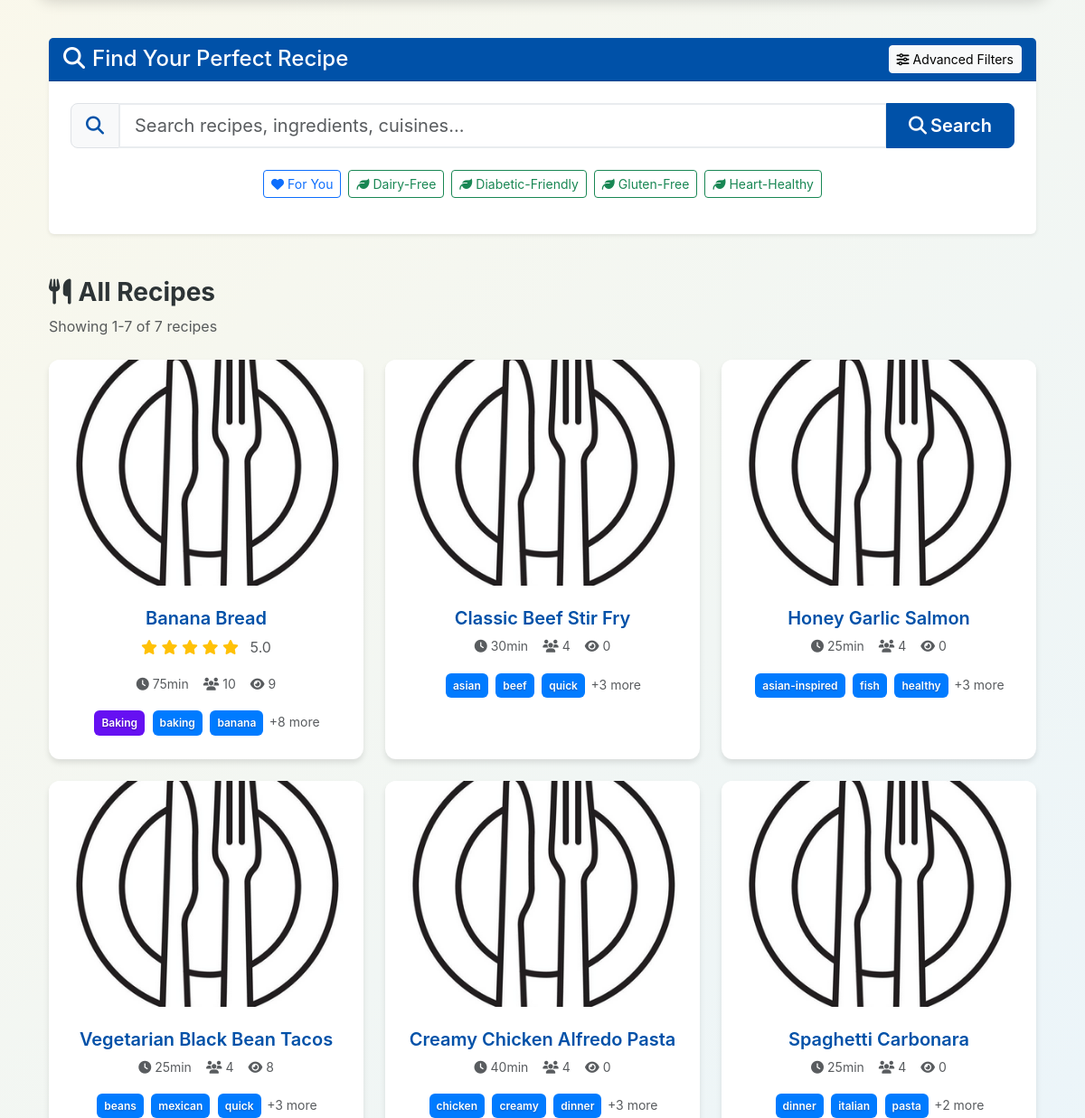
The app's page / (middle part), older data.
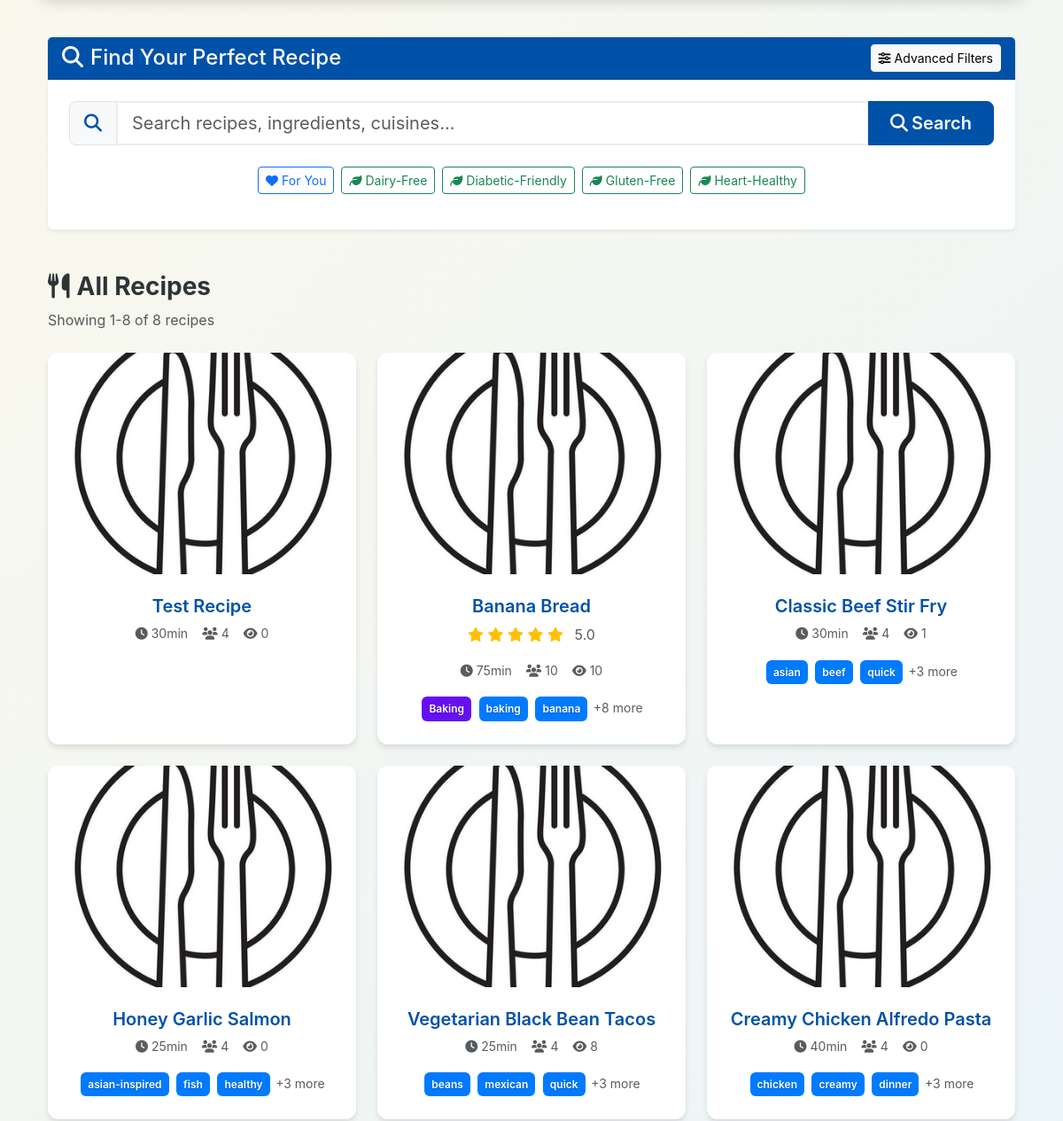
The same page, newer data.
### recipes/models.py (models this page shows, shortened)
class Tag(models.Model):
    TAG_TYPES = [
        ('cuisine', 'Cuisine'),
        ('dietary', 'Dietary'),
        ('meal_type', 'Meal Type'),
        ('cooking_method', 'Cooking Method'),
        ('difficulty', 'Difficulty'),
    ]
    name = models.CharField(max_length=100, unique=True)
    tag_type = models.CharField(max_length=50, choices=TAG_TYPES)
    color = models.CharField(max_length=7, default='#6c757d',
                             help_text='Hex color like #FF5733')
    class Meta:
        ordering = ['tag_type', 'name']

class Recipe(models.Model):
    user = models.ForeignKey(User, on_delete=models.CASCADE,
                             related_name='recipes')
    title = models.CharField(
        max_length=200,  # Reasonable recipe title length
        help_text='Recipe title (max 200 characters)'
    )
    slug = models.SlugField(max_length=255, unique=True, blank=True)
    description = models.TextField(
        max_length=1000,  # Prevent extremely long descriptions
        blank=True,
        help_text='Tell us about this recipe! (max 1000 characters)'
    )
    prep_time = models.PositiveIntegerField(
        help_text='Preparation time in minutes (max 1440 = 24 hours)',
        validators=[MinValueValidator(1), MaxValueValidator(1440)]
    )
    cook_time = models.PositiveIntegerField(
        help_text='Cooking time in minutes (max 1440 = 24 hours)',
        validators=[MinValueValidator(1), MaxValueValidator(1440)]
    )
    servings = models.PositiveIntegerField(
        default=4,
        help_text='Number of servings (max 100)',
        validators=[MinValueValidator(1), MaxValueValidator(100)]
    )
    image = CloudinaryField(
        'image',
        blank=True,
        null=True,
        folder='recipes/',
        help_text='Upload recipe image'
    )
    image_url = models.URLField(blank=True, help_text='Or paste image URL')
    tags = models.ManyToManyField(Tag, blank=True)
    view_count = models.PositiveIntegerField(default=0)
    created_at = models.DateTimeField(auto_now_add=True)
    updated_at = models.DateTimeField(auto_now=True)
    def get_absolute_url(self):
        return reverse('recipes:recipe_detail', kwargs={'slug': self.slug})
    def get_image_url(self):
        from django.templatetags.static import static
        return static('images/default_recipe.png')
    @property
    def total_time(self):
        return self.prep_time + self.cook_time
    @property
    def average_rating(self):
        ratings = self.ratings.all()
        if ratings:
            return sum(r.rating for r in ratings) / len(ratings)
        return 0
    class Meta:
        ordering = ['-created_at']

class Rating(models.Model):
    RATING_CHOICES = [
        (1, '1 Star'),
        (2, '2 Stars'),
        (3, '3 Stars'),
        (4, '4 Stars'),
        (5, '5 Stars'),
    ]
    recipe = models.ForeignKey(
        Recipe,
        on_delete=models.CASCADE,
        related_name='ratings'
    )
    user = models.ForeignKey(User, on_delete=models.CASCADE)
    rating = models.PositiveIntegerField(
        choices=RATING_CHOICES,
        validators=[MinValueValidator(1), MaxValueValidator(5)],
        help_text='Rating from 1 to 5 stars'
    )
    created_at = models.DateTimeField(auto_now_add=True)
    updated_at = models.DateTimeField(auto_now=True)
    class Meta:
        unique_together = ('recipe', 'user')
        ordering = ['-created_at']

### recipes/views.py (the view, shortened to what this page needs)
# urls.py: path('', views.recipe_list, name='recipe_list'),  # Homepage
def recipe_list(request):
    search_form = RecipeSearchForm(request.GET or None)
    recipes = Recipe.objects.all()
    if search_form.is_valid():
        form_data = search_form.cleaned_data
        if form_data.get('search'):
            search_query = form_data['search']
            recipes = recipes.filter(
                Q(title__icontains=search_query) |
                Q(description__icontains=search_query) |
                Q(tags__name__icontains=search_query) |
                Q(ingredients__ingredient__name__icontains=search_query)
            ).distinct()
        if form_data.get('tags'):
            recipes = recipes.filter(tags__in=form_data['tags']).distinct()
        if form_data.get('cuisine'):
            recipes = recipes.filter(tags__in=form_data['cuisine']).distinct()
        if form_data.get('dietary'):
            recipes = recipes.filter(tags__in=form_data['dietary']).distinct()
        if form_data.get('max_prep_time'):
            recipes = recipes.filter(prep_time__lte=form_data['max_prep_time'])
        if form_data.get('max_cook_time'):
            recipes = recipes.filter(cook_time__lte=form_data['max_cook_time'])
        if form_data.get('max_total_time'):
            recipes = recipes.filter(
                total_time__lte=form_data['max_total_time']
            )
        if form_data.get('min_servings'):
            recipes = recipes.filter(servings__gte=form_data['min_servings'])
        if form_data.get('max_servings'):
            recipes = recipes.filter(servings__lte=form_data['max_servings'])
        difficulty = form_data.get('difficulty')
        if difficulty == 'easy':
            recipes = recipes.filter(total_time__lt=30)
        elif difficulty == 'medium':
            recipes = recipes.filter(total_time__gte=30, total_time__lte=60)
        elif difficulty == 'hard':
            recipes = recipes.filter(total_time__gt=60)
        sort_by = form_data.get('sort_by', '-created_at')
        if sort_by == '-average_rating':
            from django.db.models import Avg
            recipes = recipes.annotate(
                avg_rating=Avg('ratings__rating')
            ).order_by('-avg_rating', '-created_at')
        else:
            recipes = recipes.order_by(sort_by)
    else:
        recipes = recipes.order_by('-created_at')
    if request.user.is_authenticated and request.GET.get('for_you') == '1':
        recommended_recipes = request.user.profile.get_recommended_recipes(
            limit=50)
        if recommended_recipes:
            recipes = recommended_recipes
    paginator = Paginator(recipes, 12)
    page_number = request.GET.get('page')
    page_obj = paginator.get_page(page_number)
    if request.user.is_authenticated:
        from .models import RecipeLike
        liked_recipe_ids = set(RecipeLike.objects.filter(
            user=request.user
        ).values_list('recipe_id', flat=True))
        for recipe in page_obj:
            recipe.is_liked = recipe.id in liked_recipe_ids
    else:
        for recipe in page_obj:
            recipe.is_liked = False
    all_tags = Tag.objects.all()
    dietary_tags = Tag.objects.filter(tag_type='dietary')
    cuisine_tags = Tag.objects.filter(
        recipe__isnull=False
    ).distinct()[:5]  # Get 5 tags that have recipes
    carousel_data = []
    for cuisine in cuisine_tags:
        cuisine_recipes = Recipe.objects.filter(tags=cuisine)[:6]
        if cuisine_recipes.exists():
            carousel_data.append({
                'cuisine': cuisine,
                'recipes': cuisine_recipes
            })
    context = {
        'page_obj': page_obj,
        'all_tags': all_tags,
        'dietary_tags': dietary_tags,
        'carousel_data': carousel_data,
        'search_form': search_form,
        'for_you': request.GET.get('for_you') == '1',
        'user_has_preferences': (
            request.user.is_authenticated and
            (request.user.profile.dietary_tags.exists() or
             request.user.profile.favorite_cuisines.exists())
        ),
    }
    return render(request, 'recipes/recipe_list.html', context)

### recipes/templates/recipes/recipe_list.html (shortened to what the changed rows need)
{% extends 'base.html' %}
{% block content %}
<div class="container mb-5">
    <div class="card shadow-sm border-0">
        <div class="card-body p-4">
            <form method="GET" action="{% url 'recipes:recipe_list' %}" id="mainSearchForm">
                <div class="row mb-3">
                    <div class="col-12">
                        <div class="d-flex flex-wrap gap-2 justify-content-center">
                            <a href="?for_you=1" class="btn btn-outline-primary btn-sm {% if for_you %}active{% endif %}">
                                <i class="fas fa-heart me-1"></i>For You
                            </a>
                            {% for tag in dietary_tags|slice:":4" %}
                                <a href="?tag={{ tag.name }}" class="btn btn-outline-success btn-sm">
                                    <i class="fas fa-leaf me-1"></i>{{ tag.name }}
                                </a>
                            {% endfor %}
                        </div>
                    </div>
                </div>
            </form>
        </div>
    </div>
</div>
<div class="container my-4">
    <div class="row mb-4">
        <div class="col">
            <h3 class="mb-2">
                {% if for_you %}
                    <i class="fas fa-heart text-danger me-2"></i>Recommended for You
                {% elif tag_filter %}
                    Recipes tagged with: <span class="tag" style="background-color: {{ tag_filter.color }};">{{ tag_filter.name }}</span>
                {% elif dietary_filter %}
                    Dietary preference: <span class="tag tag-dietary">{{ dietary_filter }}</span>
                {% elif request.GET.search %}
                    Search results for: <em>"{{ request.GET.search }}"</em>
                {% else %}
                    <i class="fas fa-utensils me-2"></i>All Recipes
                {% endif %}
            </h3>
            {% if page_obj %}
                <p class="text-muted mb-0">
                    Showing {{ page_obj.start_index }}-{{ page_obj.end_index }} of {{ page_obj.paginator.count }} recipe{{ page_obj.paginator.count|pluralize }}
                </p>
            {% endif %}
        </div>
    </div>
    <div class="row">
        {% for recipe in page_obj %}
            <div class="col-lg-4 col-md-6 mb-4">
                <a href="{{ recipe.get_absolute_url }}" class="text-decoration-none">
                    <div class="card h-100 recipe-card clickable-card">
                        <div class="position-relative">
                            {% if recipe.get_image_url %}
                                <img src="{{ recipe.get_image_url }}" class="card-img-top recipe-image" alt="{{ recipe.title }}" loading="lazy">
                            {% else %}
                                <div class="card-img-top recipe-image bg-light d-flex align-items-center justify-content-center">
                                    <i class="fas fa-utensils fa-3x text-muted"></i>
                                </div>
                            {% endif %}
                        </div>
                        <div class="card-body d-flex flex-column text-center">
                            <h5 class="card-title text-center mb-2">{{ recipe.title }}</h5>
                            {% if recipe.average_rating > 0 %}
                                <div class="text-center mb-3">
                                    <div class="text-warning">
                                        {% for i in "12345" %}
                                            {% if forloop.counter <= recipe.average_rating %}
                                                <i class="fas fa-star"></i>
                                            {% else %}
                                                <i class="far fa-star"></i>
                                            {% endif %}
                                        {% endfor %}
                                        <span class="ms-2 text-muted">{{ recipe.average_rating|floatformat:1 }}</span>
                                    </div>
                                </div>
                            {% endif %}
                            <div class="recipe-meta-line mb-3">
                                <div class="d-flex justify-content-center align-items-center gap-3 flex-wrap">
                                    <small class="text-muted">
                                        <i class="fas fa-clock me-1"></i>{{ recipe.total_time }}min
                                    </small>
                                    <small class="text-muted">
                                        <i class="fas fa-users me-1"></i>{{ recipe.servings }}
                                    </small>
                                    <small class="text-muted">
                                        <i class="fas fa-eye me-1"></i>{{ recipe.view_count }}
                                    </small>
                                </div>
                            </div>
                            <div class="recipe-tags text-center">
                                {% for tag in recipe.tags.all|slice:":3" %}
                                    <span class="tag tag-small" style="background-color: {{ tag.color }};">{{ tag.name }}</span>
                                {% endfor %}
                                {% if recipe.tags.count > 3 %}
                                    <span class="text-muted small">+{{ recipe.tags.count|add:"-3" }} more</span>
                                {% endif %}
                            </div>
                        </div>
                    </div>
                </a>
            </div>
        {% endfor %}
    </div>
</div>
{% endblock %}

Row changes from the older to the newer data that the page shows:
no longer on this page (row unchanged): Recipe: title "Spaghetti Carbonara", total_time "25", servings "4", view_count "0", tags.count|add "2", Tag (name "dinner")
no longer on this page (row unchanged): Tag: name "italian", shown under "Spaghetti Carbonara"
no longer on this page (row unchanged): Tag: name "pasta", shown under "Spaghetti Carbonara"
added Recipe: title "Test Recipe", total_time "30", servings "4", view_count "0"
changed Recipe "Banana Bread": view_count "9" → "10"
changed Recipe "Classic Beef Stir Fry": view_count "0" → "1"
Text that changed along with them:
{{ page_obj.end_index }}: "7" → "8"
{{ page_obj.paginator.count }}: "7" → "8"
